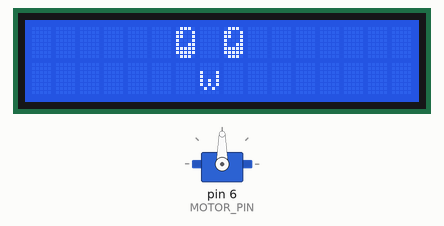
A sketch run on a simulated Arduino Uno, built with avr-gcc and run on an emulated ATmega328P. On the bench: 16×2 character LCD, servo.

Above: at 0.1 s.
At 3.5 s:
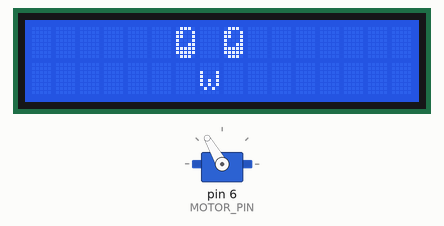
At 6.64 s:
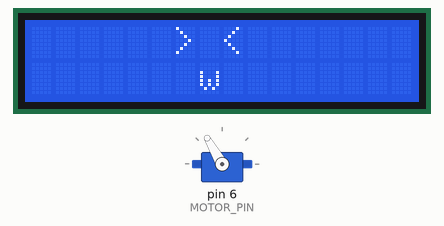
Timing chart, 0 to 129.9 s (numbered marks = the images above):
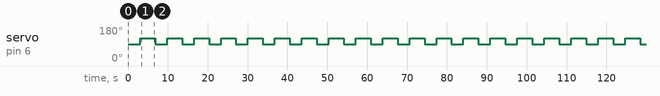

Measured:
- by itself, servo on pin 6 (MOTOR_PIN): alternates 120° for 3.8 s and 90° for 3.0 s
- what the display in image 1 shows lasts 3.0 s, from 3.5 s to 6.5 s

The sketch:

lcdScreen_servoMotor.ino
```cpp
// include the librarys code:
#include <LiquidCrystal.h>
#include <Servo.h>
Servo motor;

// Assigned pins
int MOTOR_PIN = 6;
LiquidCrystal lcd(12, 11, 5, 4, 3, 2);

// lcd screen eyes byte configuration
byte smiley[8] = {
  0b01110,
  0b11001,
  0b11001,
  0b10001,
  0b10011,
  0b11111,
  0b11111,
  0b01110,
};

void setup() {
  // set up the LCD's number of columns and rows:
  lcd.begin(16, 2);

  // create a new character
  lcd.createChar(1, smiley);

  // assign the motor pin
  motor.attach(MOTOR_PIN);
  // assign the motor angle to 0
  motor.write(0);

}

void loop() {

    //the lcd screen prints out the "face" previoulsy configurated and the servo motor turns from 90 degrees to 120 making the antenna wiggle.
    motor.write(90);
    lcd.setCursor(6, 0);
    lcd.write((byte)1);

    lcd.createChar(1, smiley);
    lcd.setCursor(8, 0);
    lcd.write((byte)1);

    lcd.setCursor(7, 1);
    lcd.print("w");;
    delay(3000);
    lcd.setCursor(6, 0);
    lcd.print("> <");
    motor.write(120);
    delay(400);

    lcd.setCursor(6, 0);
    lcd.write((byte)1);

    lcd.createChar(1, smiley);
    lcd.setCursor(8, 0);
    lcd.write((byte)1);

    lcd.setCursor(7, 1);
    lcd.print("w");;
    delay(3000);
    lcd.setCursor(6, 0);
    lcd.print("> <");
    delay(350);

    lcd.setCursor(6, 0);
    lcd.write((byte)1);

}
```
